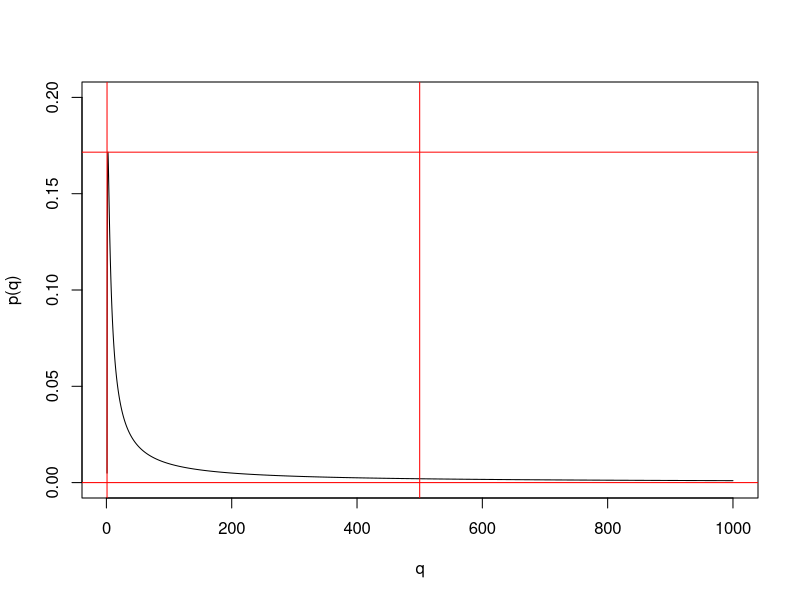

The R script that drew this image: (Note: a time limit stopped this script after it produced the figure.)
set.seed(1)
q<-seq(1.01,1000,length=100000)
p_q<-(q-1)/(q*(q+1))

plot(q,p_q,type="l",col="black", ylab = "p(q)",ylim=c(0,0.2))
max(p_q) #0.1715725
abline(h=0,col="red")
abline(h=0.1715725,col="red")
abline(v=1,col="red")
abline(v=500,col="red")

Rej_Samp<-function(n){
  x<-NULL
  for (i in 1:n){
  u<-runif(1,1,500)
  x[i]<-500*u
  v<-runif(1)
  y<-0.1715725*v
  p_q<-(x[i]-1)/(x[i]*(x[i]+1))
  
  while (y>p_q){
    u<-runif(1,1,500)
    x[i]<-500*u
    v<-runif(1)
    y<-0.1715725*v
    p_q<-(x[i]-1)/(x[i]*(x[i]+1))
  }
  }
  return(x)
}
q<-Rej_Samp(10000)
q1<-q/500

hist(q1,breaks = 100,main="Prior sample generated from Rectangular RS",
     xlab="q")
q1<-data.frame(q1)
colnames(q1) <- c("q")
#setwd("C:/Users/lingyee.sze.UC/OneDrive - University of Calgary/STAT619/project")
write.table(q1,file="prior_sample.txt") 
#Prior_sample=read.table("prior_sample.txt",header=TRUE)
